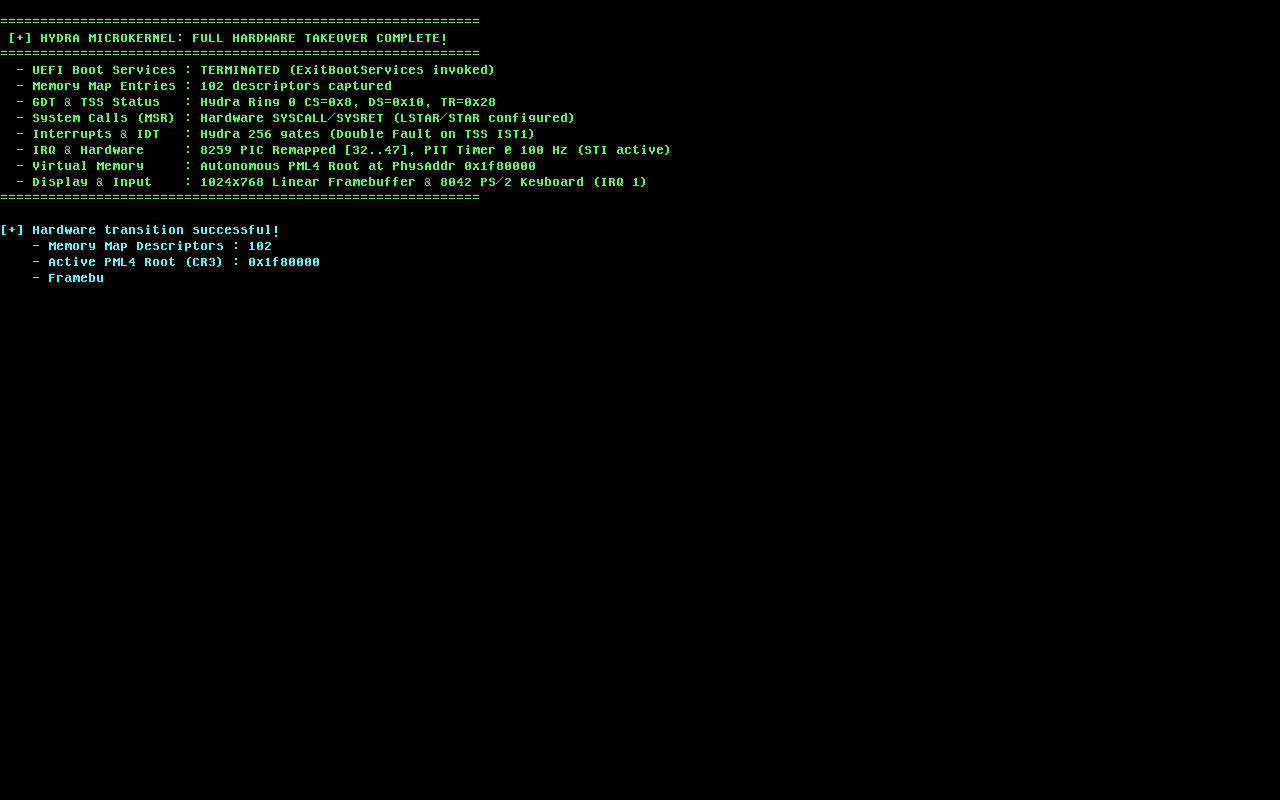

Source code (Python):
import subprocess
import time
import socket
import json
import os

qemu_cmd = [
    r'C:\Program Files\qemu\qemu-system-x86_64.exe',
    '-drive', r'if=pflash,format=raw,readonly=on,file=C:\Program Files\qemu\share\edk2-x86_64-code.fd',
    '-cdrom', r'D:\os\dist\x86_64\kernel.iso',
    '-boot', 'd',
    '-m', '512M',
    '-vga', 'std',
    '-display', 'none',
    '-qmp', 'tcp:localhost:4488,server,nowait',
    '-d', 'cpu_reset',
    '-D', r'D:\os\scratch\qemu_debug.log'
]

print('[*] Starting QEMU...')
proc = subprocess.Popen(qemu_cmd, stderr=subprocess.PIPE, stdout=subprocess.PIPE)
time.sleep(2)

sock = socket.socket()
sock.connect(('localhost', 4488))
sock.recv(1024)
sock.sendall(json.dumps({'execute': 'qmp_capabilities'}).encode() + b'\r\n')
sock.recv(1024)

print('[*] Waiting 6 seconds for boot...')
time.sleep(6)

def send_key(k):
    payload = json.dumps({'execute': 'send-key', 'arguments': {'keys': [{'type': 'qcode', 'data': k}]}}).encode() + b'\r\n'
    sock.sendall(payload)
    sock.recv(1024)
    time.sleep(0.05)

print('[*] Typing counter.elf...')
for c in 'counter.elf\n':
    send_key('ret' if c == '\n' else ('dot' if c == '.' else c))

time.sleep(3)
payload = json.dumps({'execute': 'screendump', 'arguments': {'filename': r'D:\os\scratch\debug_counter.ppm'}}).encode() + b'\r\n'
sock.sendall(payload)
sock.recv(1024)

sock.sendall(json.dumps({'execute': 'quit'}).encode() + b'\r\n')
sock.close()

stdout, stderr = proc.communicate(timeout=5)
print('STDOUT:', stdout.decode(errors='ignore'))
print('STDERR:', stderr.decode(errors='ignore'))

if os.path.exists(r'D:\os\scratch\qemu_debug.log'):
    with open(r'D:\os\scratch\qemu_debug.log', 'r') as f:
        log = f.read()
    print('DEBUG LOG LEN:', len(log))
    if len(log) > 0:
        print('DEBUG LOG TAIL:', log[-500:])

from PIL import Image
if os.path.exists(r'D:\os\scratch\debug_counter.ppm'):
    img = Image.open(r'D:\os\scratch\debug_counter.ppm')
    img.save(r'D:\os\scratch\debug_counter.png')
    print('[+] Saved debug_counter.png')
